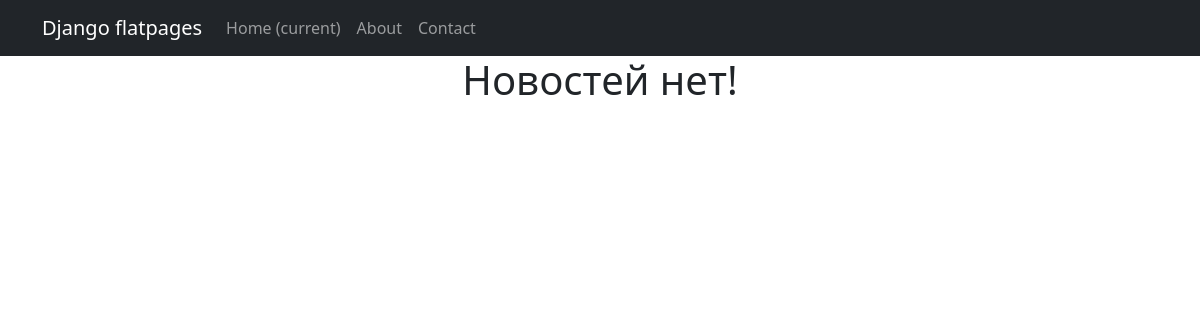
Before: /news/ with the older database file.
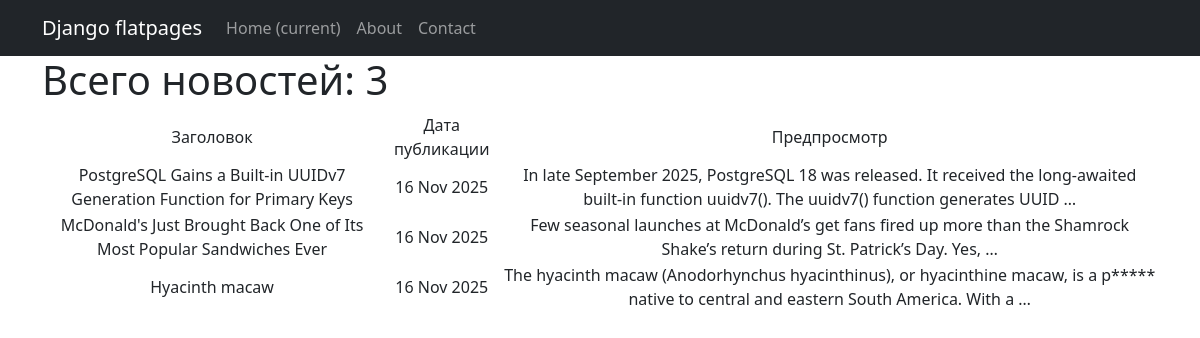
After: the same page with the newer database file.
### news/models.py (models this page shows, shortened)
class Post(models.Model):
    POST_TYPES = [
        ('n', 'news'),
        ('a', 'articles')
    ]
    author = models.ForeignKey(Author, on_delete=models.CASCADE)
    post_type = models.CharField(max_length=1, choices=POST_TYPES)
    date_time = models.DateTimeField(auto_now_add=True)
    category = models.ManyToManyField(Category, through='PostCategory')
    title = models.CharField(max_length=255)
    text = models.TextField()
    rating = models.IntegerField(default=0)

### news/views.py (the view)
# urls.py: path('', PostsList.as_view()),
class PostsList(ListView):
    model = Post
    ordering = '-date_time'
    template_name = 'news.html'
    context_object_name = 'news'

### news/templatetags/custom_filters.py (called while the page is built)
@register.filter()
def censor(txt: str):
    stop_words = ['редис', 'parrot',]
    stop_words.extend([word.title() for word in stop_words])
    for stop_word in stop_words:
        txt = txt.replace(stop_word, stop_word[0] + '*' * (len(stop_word) - 1))
    return txt

### templates/news.html (shortened to what this page needs)
{% extends 'flatpages/default.html' %}
{% load custom_filters %}
{% block content %}
    {% if news %}
        <h1 style="text-align: left;">Всего новостей: {{ news|length }}</h1>
        <table>
            <tr>
                <td>
                    Заголовок
                </td>
                <td>
                    Дата публикации
                </td>
                <td>
                    Предпросмотр
                </td>
            </tr>
            {% for item in news %}
            <tr>
                <td>{{ item.title|censor }}</td>
                <td>{{ item.date_time|date:'d M Y' }}</td>
                <td>{{ item.text|truncatewords:20|censor }}
            {% endfor %}
       </table>
    {% else %}
        <h1>Новостей нет!</h1>
    {% endif %}
{% endblock content %}

### templates/flatpages/default.html (shortened to what this page needs)
<!DOCTYPE html>
<html lang="en">
    <head>
        {% load static %}
        <link href="{% static 'css/styles.css' %}" rel="stylesheet" />
    </head>
    <body>
        <nav class="navbar navbar-expand-lg navbar-dark bg-dark static-top">
            <div class="container">
                <a class="navbar-brand" href="#">Django flatpages</a>
                <div class="collapse navbar-collapse" id="navbarResponsive">
                    <ul class="navbar-nav ml-auto">
                        <li class="nav-item active">
                            <a class="nav-link" href="#">Home
                                <span class="sr-only">(current)</span>
                            </a>
                        </li>
                        <li class="nav-item">
                            <a class="nav-link" href="/about/">About</a>
                        </li>
                        <li class="nav-item">
                            <a class="nav-link" href="/contacts/">Contact</a>
                        </li>
                    </ul>
                </div>
            </div>
        </nav>
        <div class="container">
            <div class="row">
                <div class="col-lg-12 text-center">
                    {% block content %}{% endblock content %}
                </div>
            </div>
        </div>
    </body>
</html>

Changed rows visible on the page:
added Post: title|censor "PostgreSQL Gains a Built-in UUIDv7 Generation Function for Primary Keys", date_time "16 Nov 2025", text|censor "In late September 2025, PostgreSQL 18 was released. It received the long-awaited built-in function uuidv7(). The uuidv7() function generates UUID …"
added Post: title|censor "McDonald's Just Brought Back One of Its Most Popular Sandwiches Ever", date_time "16 Nov 2025", text|censor "Few seasonal launches at McDonald’s get fans fired up more than the Shamrock Shake’s return during St. Patrick’s Day. Yes, …"
added Post: title|censor "Hyacinth macaw", date_time "16 Nov 2025", text|censor "The hyacinth macaw (Anodorhynchus hyacinthinus), or hyacinthine macaw, is a p***** native to central and eastern South America. With a …"
Other visible differences:
{{ news|length }}: (not shown) → "3"
text no longer shown: "Новостей нет!"
text now shown: "Всего новостей: Заголовок Дата публикации Предпросмотр"
